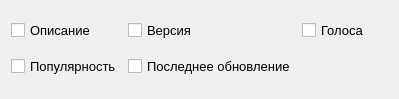
      <widget class="QWidget" name="scrollArea_visible">
       <property name="geometry">
        <rect>
         <x>0</x>
         <y>0</y>
         <width>399</width>
         <height>99</height>
        </rect>
       </property>
       <layout class="QGridLayout" name="gridLayout">
        <item row="0" column="2">
         <widget class="QCheckBox" name="check_voices">
          <property name="font">
           <font>
            <pointsize>10</pointsize>
           </font>
          </property>
          <property name="text">
           <string>Голоса</string>
          </property>
         </widget>
        </item>
        <item row="0" column="1">
         <widget class="QCheckBox" name="check_version">
          <property name="font">
           <font>
            <pointsize>10</pointsize>
           </font>
          </property>
          <property name="text">
           <string>Версия</string>
          </property>
         </widget>
        </item>
        <item row="1" column="1">
         <widget class="QCheckBox" name="check_lastupdate">
          <property name="font">
           <font>
            <pointsize>10</pointsize>
           </font>
          </property>
          <property name="text">
           <string>Последнее обновление</string>
          </property>
         </widget>
        </item>
        <item row="1" column="0">
         <widget class="QCheckBox" name="check_popularity">
          <property name="font">
           <font>
            <pointsize>10</pointsize>
           </font>
          </property>
          <property name="text">
           <string>Популярность</string>
          </property>
         </widget>
        </item>
        <item row="0" column="0">
         <widget class="QCheckBox" name="check_description">
          <property name="font">
           <font>
            <pointsize>10</pointsize>
           </font>
          </property>
          <property name="text">
           <string>Описание</string>
          </property>
         </widget>
        </item>
       </layout>
      </widget>
